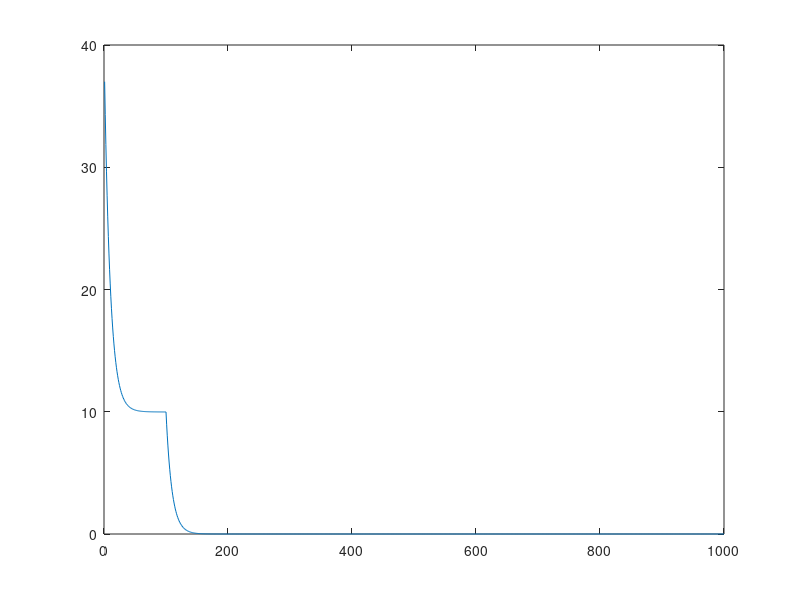
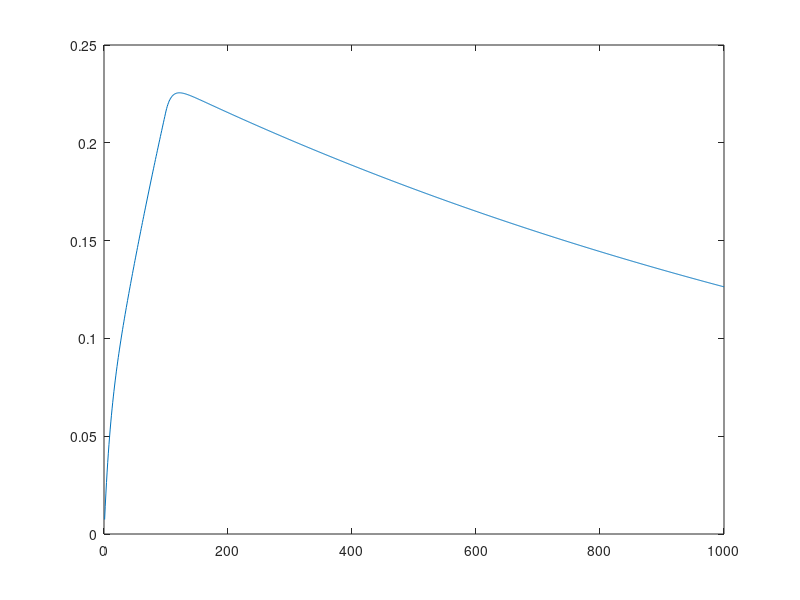
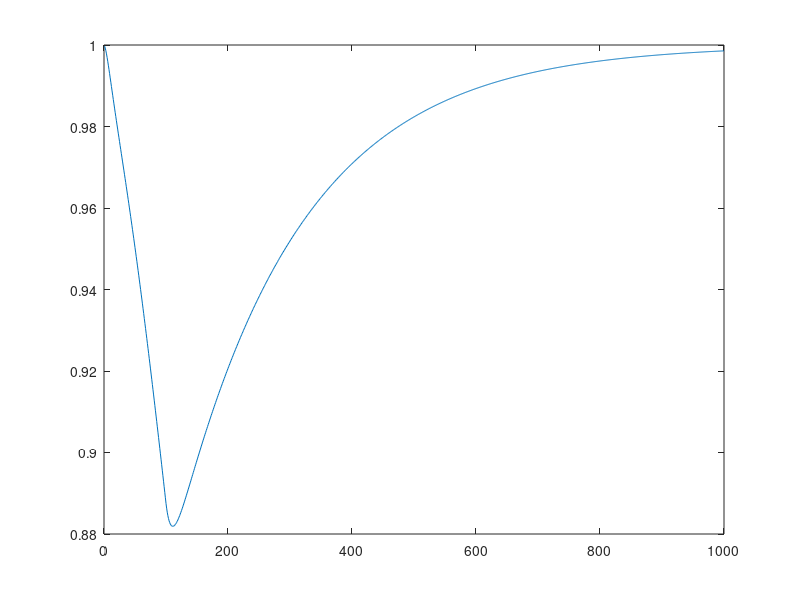
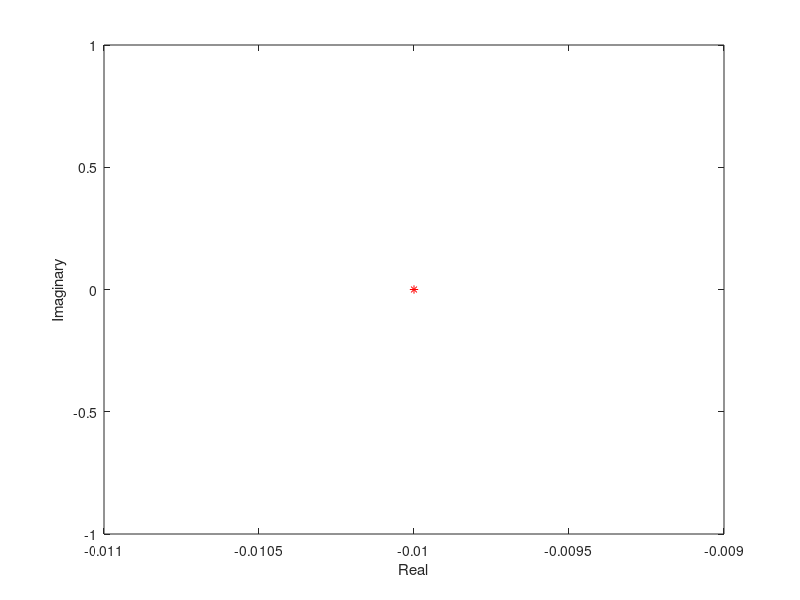

These figures' MATLAB source, in order:
function [X, In,We, SS, re_o] =  newRandomDynamic 

T=1000;
N= 100;

tau_D= 0.20;
tau_F= 1.5;
tau_m=.01;
U= zeros(N,1) + 0.2;
dt=.001;

% 
% meanw = 0; 
% variancew = 4;
% d = 0.10;
% We  = sprandn(N,N,d)*(variancew^1/2)/(sqrt(N)) + meanw/N;
We= -1/N;

In=[10*ones(1,100),5*zeros(1,T-1)];
%In=1+[50*zeros(1,(50)),50*ones(1,150),50*zeros(1,T-200)];
epsilon = 0.005;
Sigma = randn(T,1)*epsilon^1/2; 
% 
X=zeros(3*N,T);
 
r= zeros(N,1) +40;
u= zeros(N,1);
x= zeros(N,1) +1;
% % % 
% r= zeros(N,1) + SS(1:N);
% u= zeros(N,1) + SS (N+1:2*N);
% x= zeros(N,1)+ SS(2*N + 1: 3*N);

for t=1:T
    r = r + dt/tau_m*(-r + We*diag(u.*x)*r + In(t));% + Sigma(t)/sqrt(dt));
     u = u + dt*(-u/tau_F + diag(U.*(1-u))*r);
     x = x + dt*((1-x)/tau_D - diag(u.*x)*r);
     
    X(:,t)= [r; u; x];
end

SS = X(1:3*N,T);

re_o = X(1:N,T);

figure(1)
plot(X(1,:));
figure(2)
plot(X(N+1,:));
figure(3)
plot(X(2*N+1,:));

figure(6)
plot(X(1:N,:)');

evalues = eig(We);    % Get the eigenvalues of J

   figure(4)
   plot(real(evalues),imag(evalues),'r*') %   Plot real and imaginary parts
   xlabel('Real')
   ylabel('Imaginary')

end


   
 